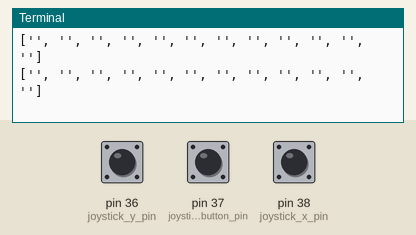
The program below on a simulated Raspberry Pi (header pin numbers). Parts: the last lines printed to the terminal. Inputs (shaded band) come from the test bench; at power-on: pin 36 (joystick_y_pin) HIGH, pin 37 (joystick_button_pin) HIGH, pin 38 (joystick_x_pin) HIGH.

Above: at 1.2 s.
1.3 s: pin 36 (joystick_y_pin) pulled LOW for 0.15 s
At 1.31 s:
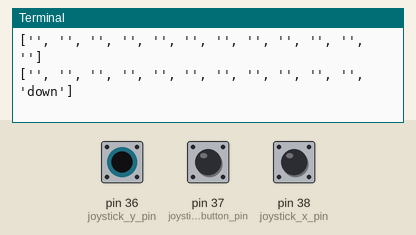
2.9 s: pin 37 (joystick_button_pin) pulled LOW for 0.15 s
At 2.92 s:
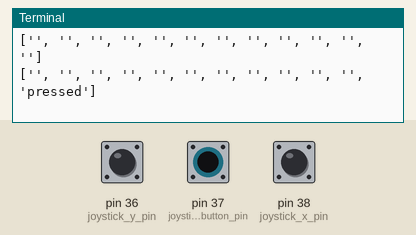
4.5 s: pin 38 (joystick_x_pin) pulled LOW for 0.15 s
At 4.54 s:
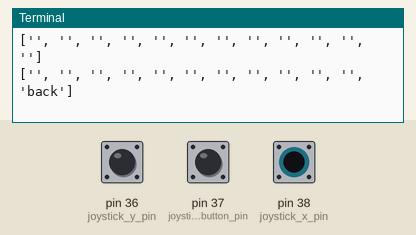
6.1 s: pin 36 (joystick_y_pin) pulled LOW for 1 s
At 6.25 s:
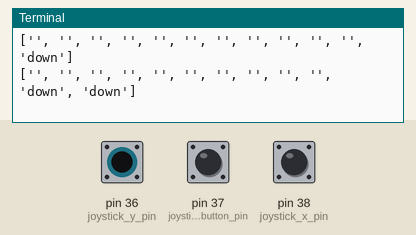
8.6 s: pin 37 (joystick_button_pin) pulled LOW for 1 s
At 8.77 s:
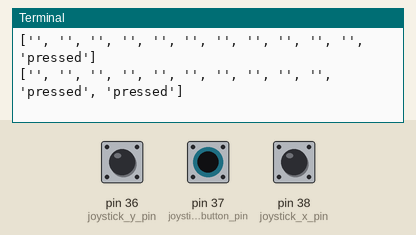
11.1 s: pin 38 (joystick_x_pin) pulled LOW for 1 s
At 11.29 s:
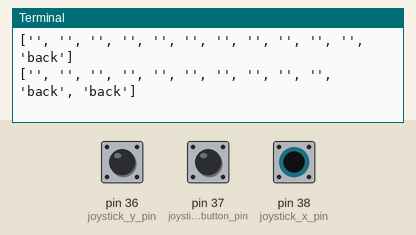

Measured:
- after the input at 1.3 s, the terminal: prints a new line at once (image 1)
- after the input at 2.9 s, the terminal: prints a new line at once (image 2)
- after the input at 4.5 s, the terminal: prints a new line at once (image 3)
- after the input at 6.1 s, the terminal: prints a new line at once (image 4)
- after the input at 8.6 s, the terminal: prints a new line after 0.06 s (image 5)
- after the input at 11.1 s, the terminal: prints a new line after 0.08 s (image 6)

The program:

joy_stick_long_click.py
```python
import RPi.GPIO as GPIO
import time

# Set up GPIO pins
joystick_x_pin = 38
joystick_y_pin = 36
joystick_button_pin = 37

GPIO.setmode(GPIO.BOARD)
GPIO.setup(joystick_x_pin, GPIO.IN, pull_up_down=GPIO.PUD_UP)
GPIO.setup(joystick_y_pin, GPIO.IN, pull_up_down=GPIO.PUD_UP)
GPIO.setup(joystick_button_pin, GPIO.IN, pull_up_down=GPIO.PUD_UP)

buffer=['']*12

def are_all_elements_equal(my_list):
    for i in range(len(my_list)-1):
        if my_list[i]!=my_list[i+1]:
            return False
    return True

# Read joystick input
while True:
    x_value = GPIO.input(joystick_x_pin)
    y_value = GPIO.input(joystick_y_pin)
    button_value = GPIO.input(joystick_button_pin)

    state=""

    if not button_value:
        state="pressed"
    elif not x_value and not y_value:
        state="back and down"
    elif not x_value:
        state="back"
    elif not y_value:
        state="down"

    buffer.append(state)
    oldest_state = buffer[0]
    del buffer[0]
    print(buffer)
    if are_all_elements_equal(buffer[-3:-1]) and buffer[-1] != buffer[-2] and buffer[-2] and not are_all_elements_equal(buffer[:-1]):
        print()
        print("short click detected:",buffer[-2])
        print()

    if are_all_elements_equal(buffer) and state and oldest_state != state:
        print()
        print("long click detected:",state)
        print()
        #buffer=['']*12


    #print("Joystick X Value: ", x_value)
    #print("Joystick Y Value: ", y_value)
    #print("Joystick Button Value: ", button_value)

    time.sleep(0.1)
```
